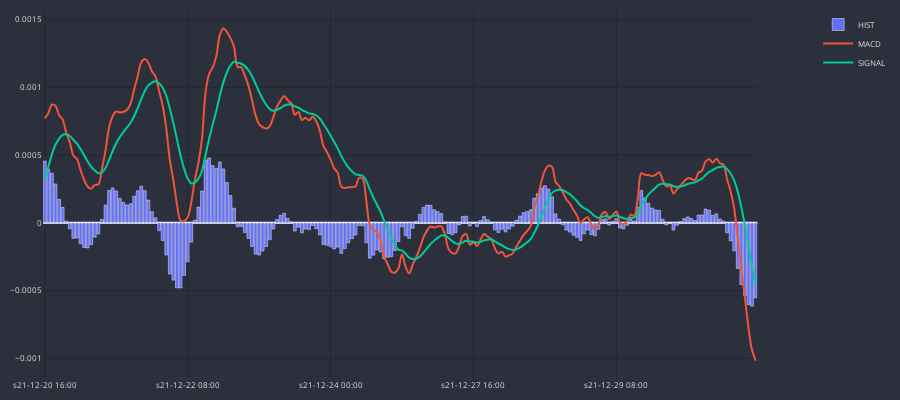

The notebook cell this image was saved under:
### Code cell
cp = CandlePlot(df_plot, candles=False)
cp.fig.add_trace(go.Bar(
    x = cp.df_plot.sTime,
    y = cp.df_plot.HIST,
    name = 'HIST'
))
cp.show_plot(line_traces=['MACD', 'SIGNAL'])

### Figure 1 — Plotly figure (JSON) as saved in the notebook; plotly's stock layout.template omitted (floating-point values rounded to 4 significant figures; data arrays with more than 128 entries replaced by an {"elided": "..."} marker saying what was removed)
{"data": [{"name": "HIST", "type": "bar", "x": {"elided": "200 str values"}, "y": {"elided": "200 float values"}}, {"line": {"shape": "spline", "width": 2}, "name": "MACD", "type": "scatter", "x": {"elided": "200 str values"}, "xaxis": "x", "y": {"elided": "200 float values"}, "yaxis": "y"}, {"line": {"shape": "spline", "width": 2}, "name": "SIGNAL", "type": "scatter", "x": {"elided": "200 str values"}, "xaxis": "x", "y": {"elided": "200 float values"}, "yaxis": "y"}], "layout": {"font": {"color": "#e1e1e1", "size": 8}, "height": 400, "margin": {"b": 10, "l": 10, "r": 10, "t": 10}, "paper_bgcolor": "#2c303c", "plot_bgcolor": "#2c303c", "width": 900, "xaxis": {"anchor": "y", "autorange": true, "domain": [0, 0.94], "gridcolor": "#1f292f", "nticks": 5, "range": [-0.5, 199.5], "rangeslider": {"visible": false, "yaxis": {}}, "type": "category"}, "yaxis": {"anchor": "x", "autorange": true, "domain": [0, 1], "gridcolor": "#1f292f", "range": [-0.001152, 0.001569], "type": "linear"}, "yaxis2": {"anchor": "x", "gridcolor": "#1f292f", "overlaying": "y", "side": "right"}}}
